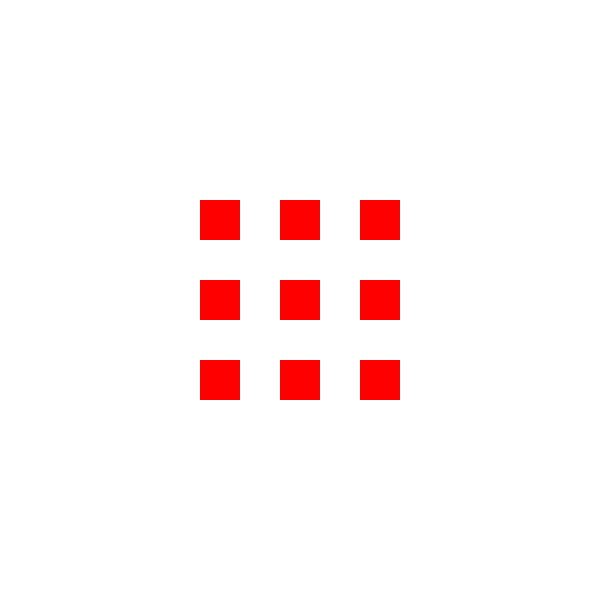
Frame 1 (no input)
Frame 60 (the mouse pressed at the canvas centre just before this capture): identical to frame 1, image omitted
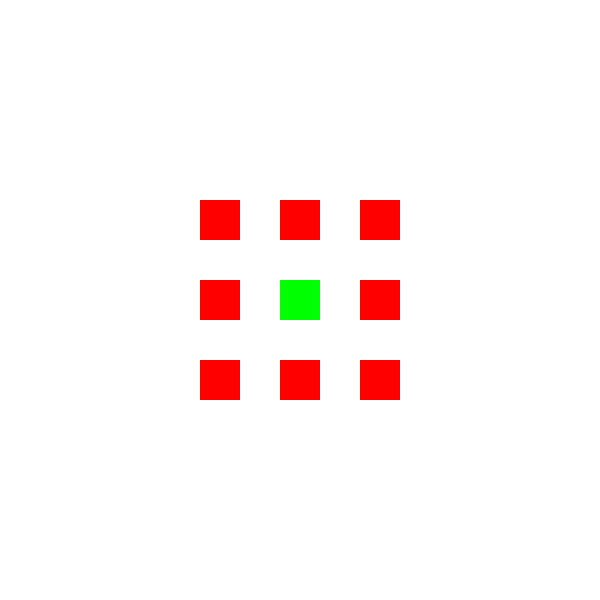
Frame 120 (the mouse held since frame 60 and released just before this capture)

The Processing sketch that drew these frames (run headless with seeded random() and noise(); from frame 60 on, the mouse is pressed at the canvas centre):

// Processing sketch: intuylab
// ── intuylab.pde
float size;

ArrayList<Square> squares = new ArrayList<Square>();

void setup()
{
  size(600, 600);
  size = width / (3 * 5);
  
  squares.add(new Square(width / 3 + 0, height / 3 + 0));
  squares.add(new Square(width / 3 + 2 * size, height / 3 + 0));
  squares.add(new Square(width / 3 + 4 * size, height / 3 + 0));
  
  squares.add(new Square(width / 3 + 0, height / 3 + 2 * size));
  squares.add(new Square(width / 3 + 2 * size, height / 3 + 2 * size));
  squares.add(new Square(width / 3 + 4 * size, height / 3 + 2 * size));
  
  squares.add(new Square(width / 3 + 0, height / 3 + 4 * size));
  squares.add(new Square(width / 3 + 2 * size, height / 3 + 4 * size));
  squares.add(new Square(width / 3 + 4 * size, height / 3 + 4 * size));
}

void draw()
{
  fill(255);
  noStroke();
  square(0, 0, width);
  
  for (Square square : squares)
  {
    square.draw();
  }
}

void mousePressed()
{
  for (Square square : squares)
  {
    square.onMousePressed();
  }
}

void mouseMoved()
{
  boolean hand = false;
  
  for (Square square : squares)
  {
    hand = hand || square.onMouseMoved();
  }
  
  if (hand) cursor(HAND);
  else cursor(ARROW);
}

// ── square.pde
class Square
{
  float x;
  float y;
  boolean isMouseOver = false;
  color[] colors = { #ff0000, #00ff00, #0000ff };
  int index;
  
  Square(float x, float y)
  {
    this.x = x;
    this.y = y;
  }
  
  void draw()
  {
    noStroke();
    fill(colors[index]);
    square(x, y, size);
    
    if (isMouseOver)
    {
      noFill();
      stroke(60);
      strokeWeight(2);
      square(x, y, size);
    }
  }
  
  public void onMousePressed()
  {
    if (mouseX > x && mouseX < x + size && mouseY > y && mouseY < y + size)
    {
      index++; if (index == 3) index = 0;
    }
  }
  
  public boolean onMouseMoved()
  {
    if (mouseX > x && mouseX < x + size && mouseY > y && mouseY < y + size)
    {
      isMouseOver = true;
    }
    else
    {
      isMouseOver = false;
    }
    
    return isMouseOver;
  }
}
